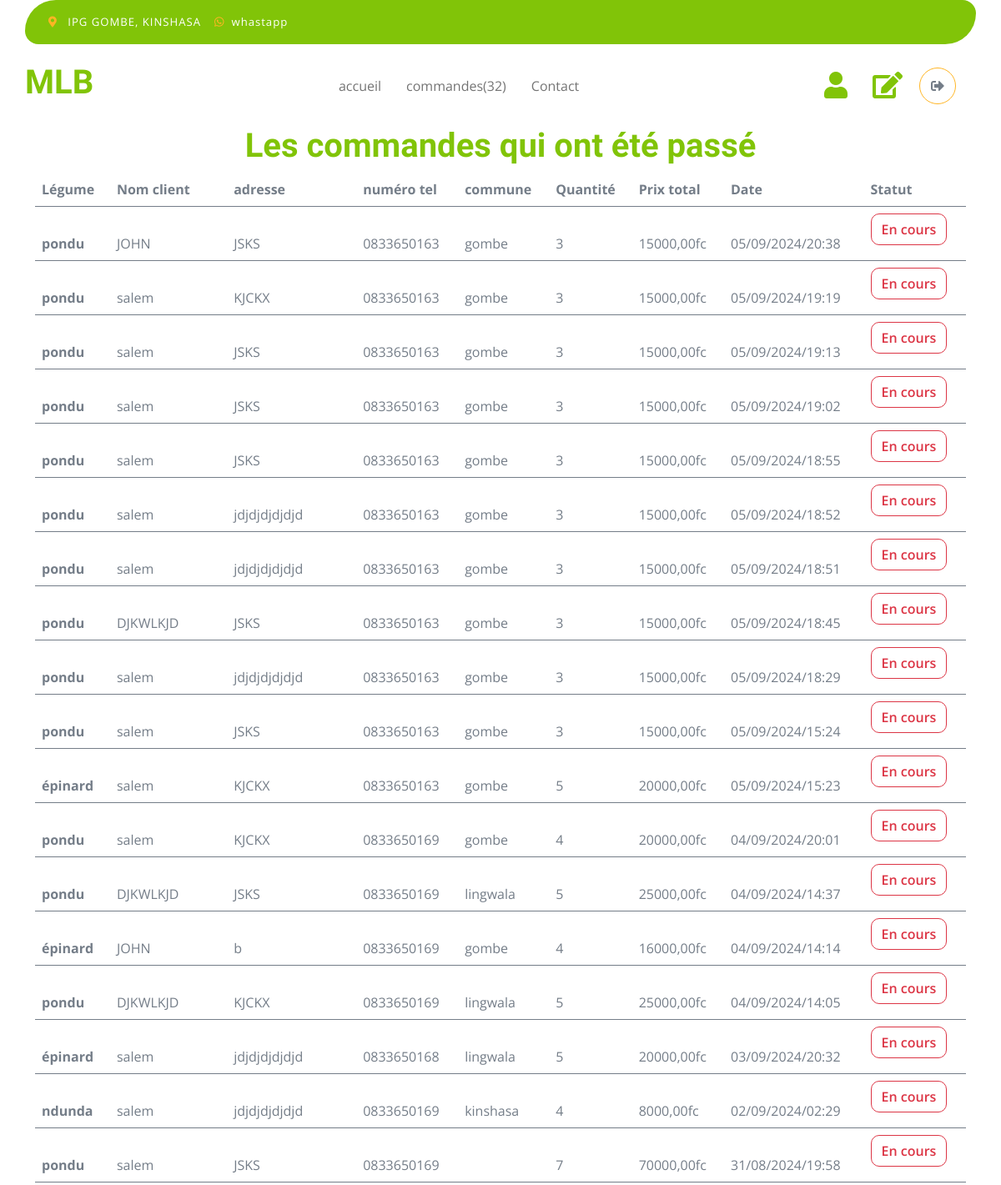
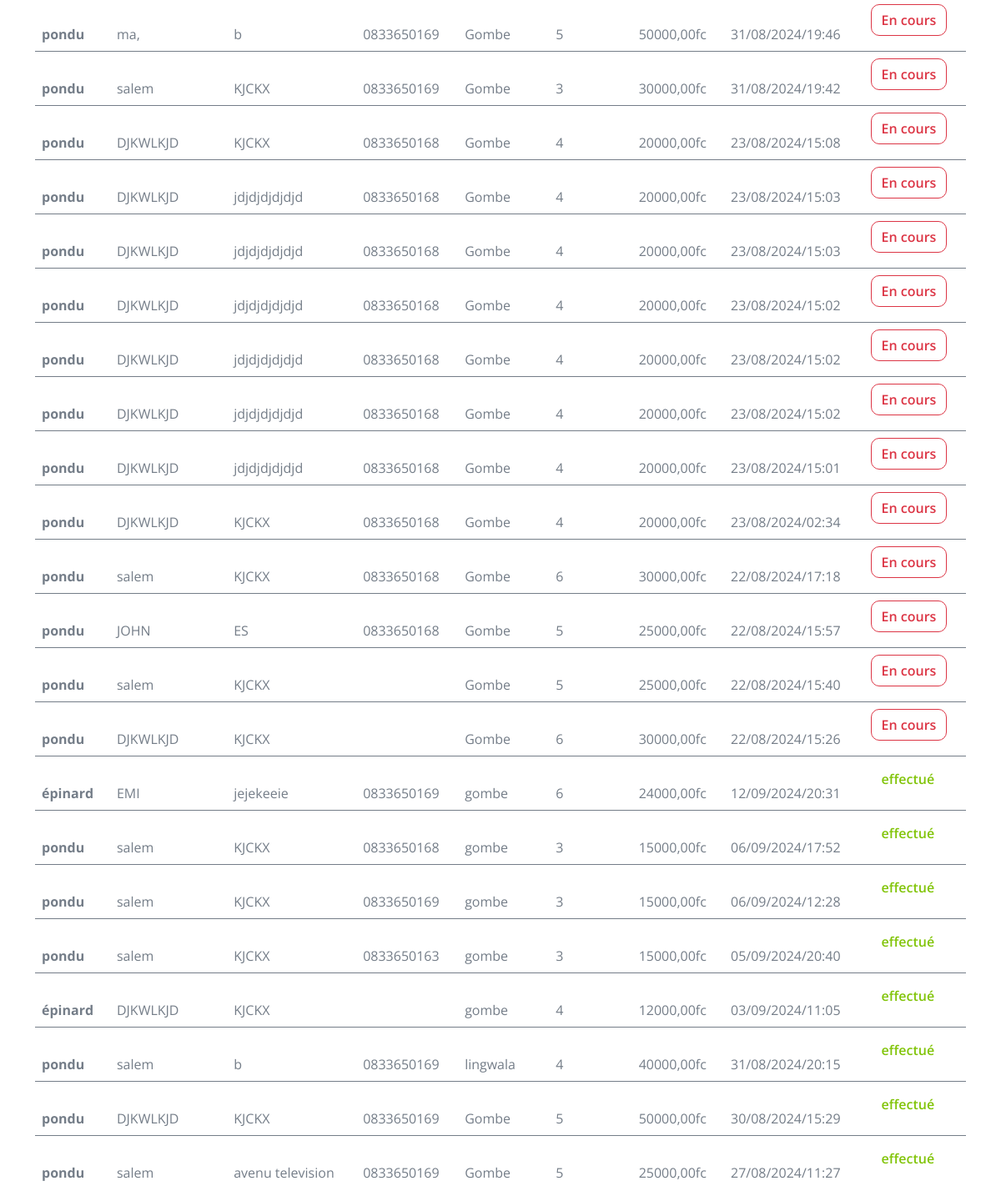
Page /accounts/seeallcommands/ (signed in, upper part) on the earlier database version (2 pictures, top to bottom).
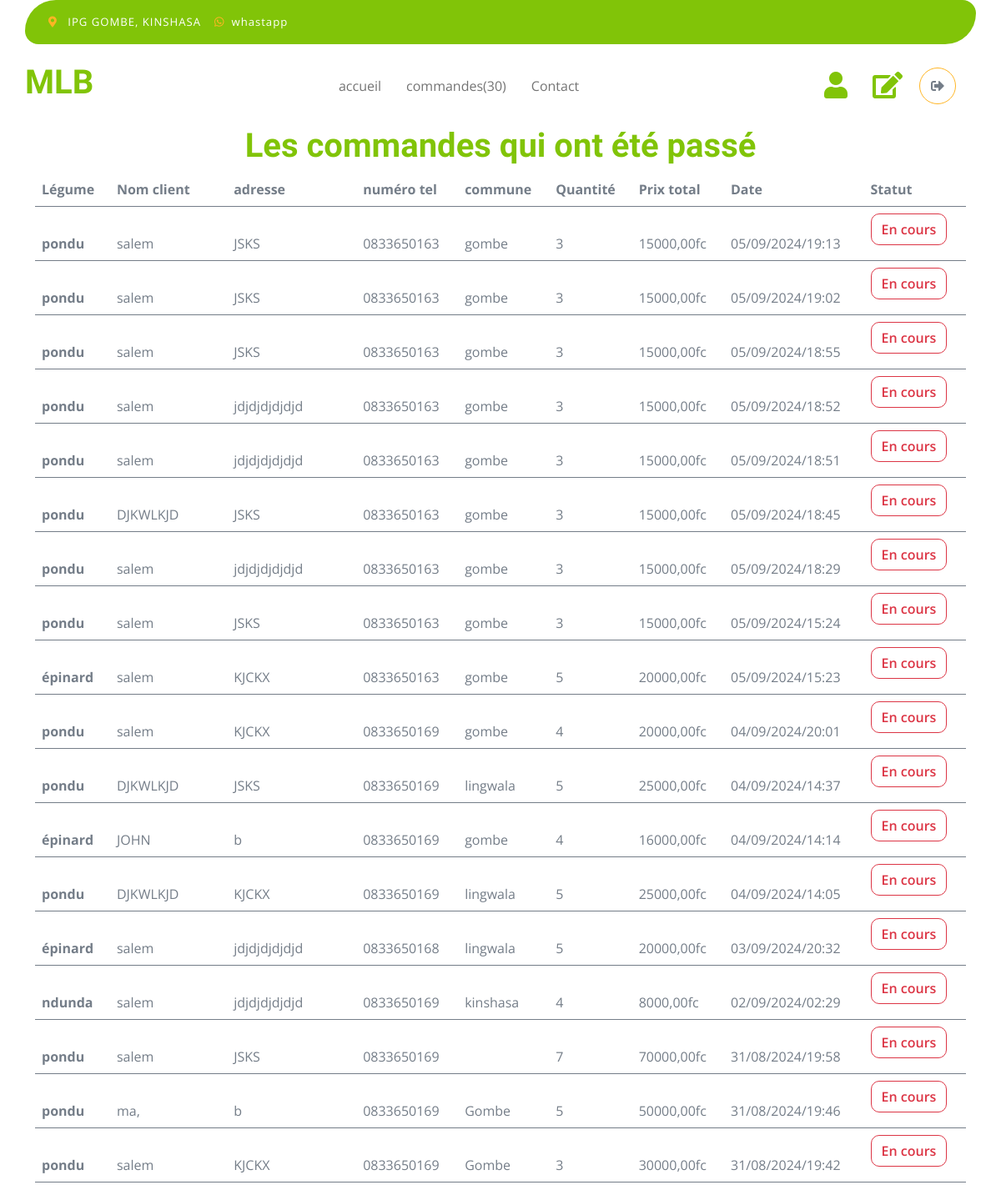
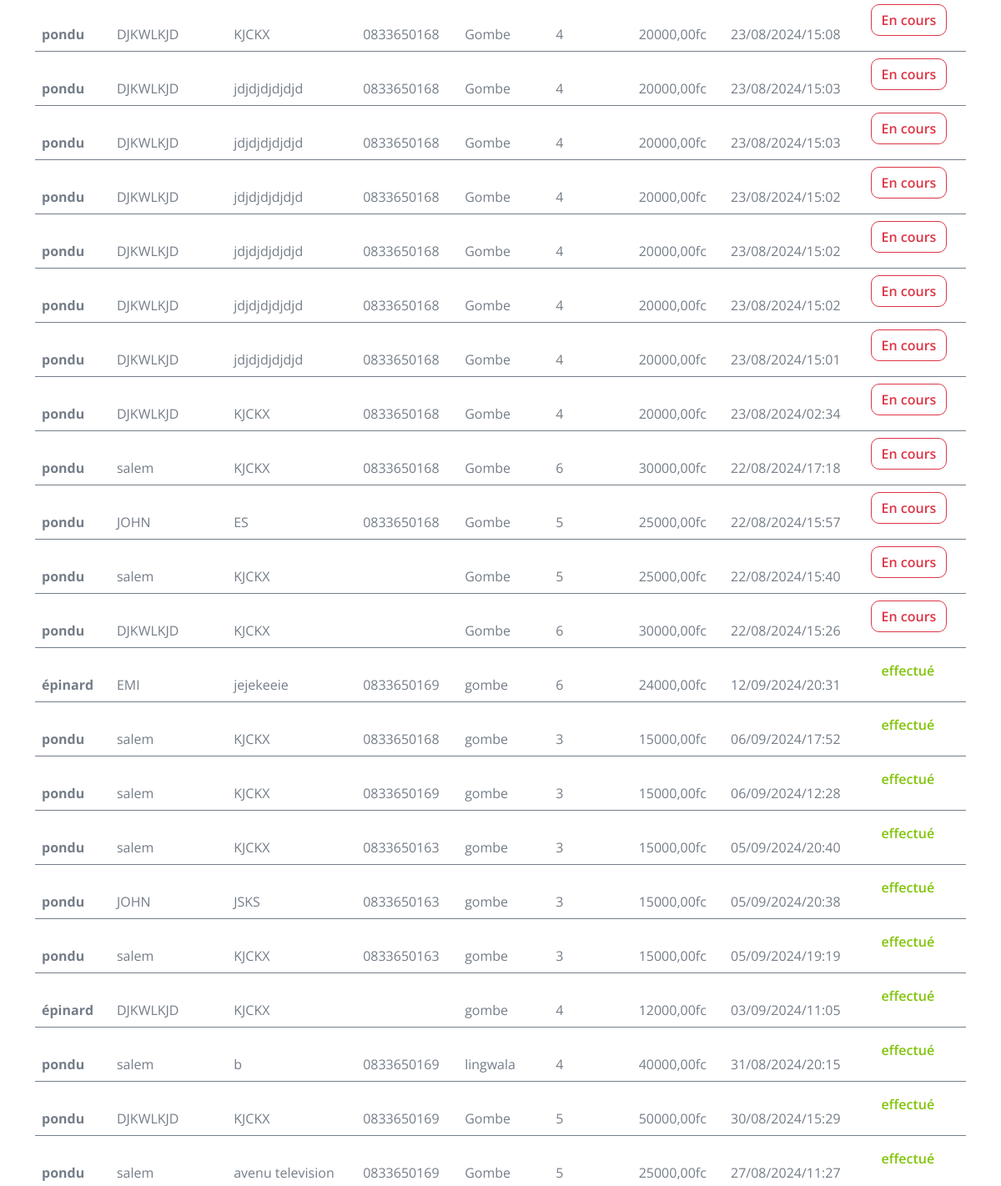
Same page on the later database version (2 pictures, top to bottom).
### vegetable_shop/models.py (models this page shows, shortened)
class Command(models.Model):
    user = models.ForeignKey(User, on_delete=models.CASCADE, default=1)
    vegetable = models.ForeignKey('Vegetable', on_delete=models.CASCADE)
    quantity = models.IntegerField()
    amount = models.DecimalField(max_digits=10, decimal_places=2, default=0)
    name_client = models.CharField(max_length=100)
    commune_client = models.CharField(max_length=200)
    address_client = models.CharField(max_length=200)
    date_command = models.DateTimeField(default=datetime.now)
    statut = models.CharField(max_length=50, default='En cours')

class Vegetable(models.Model):
       name = models.CharField(max_length=100)
       description = models.TextField()
       picture = models.ImageField(upload_to='pictures', blank=True)
       price = models.DecimalField(max_digits=10, decimal_places=2)
       stock = models.IntegerField()
       date_add = models.DateTimeField(auto_now_add=True)
       def __str__(self):
           return self.name

### accounts/models.py (models this page shows, shortened)
class Profile(models.Model):
    user = models.OneToOneField(User, on_delete=models.CASCADE)
    phone_number = models.CharField(max_length=15, blank=True)
    commune =  models.CharField(max_length=100, blank=True)

### accounts/views.py (the view)
# urls.py: path('seeallcommands/', views.seeallcommands, name='seeallcommands'),
@permission_required('vegetable_shop.change_command')
def seeallcommands(request):
    ongoing_commands = Command.objects.filter(statut='En cours').order_by('-date_command')
    other_commands = Command.objects.exclude(statut='En cours').order_by('-date_command')
    all_commands = list(ongoing_commands) + list(other_commands)
    total_commands = Command.objects.filter(statut= 'En cours').count()
    return render(request, 'accounts/seeallcommands.html', {'commands': all_commands, 'total_commands': total_commands})

### accounts/templates/accounts/seeallcommands.html (shortened to what the changed rows need)
{% load static %}
<!DOCTYPE html>
<html lang="en">
    <head>
        <link rel="stylesheet" href="https://use.fontawesome.com/releases/v5.15.4/css/all.css"/>
        <link href="https://cdn.jsdelivr.net/npm/bootstrap-icons@1.4.1/font/bootstrap-icons.css" rel="stylesheet">
        <link href="https://cdnjs.cloudflare.com/ajax/libs/animate.css/4.1.1/animate.min.css" rel="stylesheet">
        <link href="https://unpkg.com/aos@2.3.1/dist/aos.css" rel="stylesheet">
        <link href="{% static 'css/bootstrap.min.css' %}" rel="stylesheet">
        <link href="{% static 'css/style.css' %}" rel="stylesheet">
        <link rel="stylesheet" href="https://cdn.jsdelivr.net/npm/sweetalert2@11.0.19/dist/sweetalert2.min.css">
    </head>
    <body>
        <div class="container-fluid fixed-top">
            <div class="container px-0">
                <nav class="navbar navbar-light bg-white navbar-expand-xl">
 <a href="/" class="navbar-brand"><h2 class="text-primary display-6 animate__animated animate__fadeInLeft">MLB</h2></a>
                    <div class="collapse navbar-collapse bg-white" id="navbarCollapse">
                        <div class="navbar-nav mx-auto">
                            <a href="{% url 'vegetable_shop:index' %}" class="nav-item nav-link animate__animated animate__fadeInDown">accueil</a>
                            {% if user.is_staff %}
                            <a href="{% url 'accounts:seeallcommands' %}" class="nav-item nav-link animate__animated animate__fadeInDown" style="animation-delay: 0.1s;">commandes({{total_commands}})</a>
                            {% else %}
                            <a href="{% url 'vegetable_shop:commands' %}" class="nav-item nav-link animate__animated animate__fadeInDown" style="animation-delay: 0.1s;">commandes</a>
                            {% endif %}
                            <a href="{% url 'vegetable_shop:contact' %}" class="nav-item nav-link animate__animated animate__fadeInDown" style="animation-delay: 0.2s;">Contact</a>
                        </div>
                    </div>
                </nav>
            </div>
        </div>
        <div class="container py-5 mt-5" id="seecommands" style="position:relative; top: 55px;">
            {% block content %}
            <h1 class="text-primary text-center animate__animated animate__fadeInDown">Les commandes qui ont été passé</h1>
            <div class="table-responsive animate__animated animate__fadeIn" style="animation-delay: 0.5s;">
                <table class="table">
                    <thead>
                      <tr>
                        <th scope="col">Légume</th>
                        <th scope="col">Nom client</th>
                        <th scope="col">adresse</th>
                        <th scope="col">numéro tel</th>
                        <th scope="col">commune</th>
                        <th scope="col">Quantité</th>
                        <th scope="col">Prix total</th>
                        <th scope="col">Date</th>
                        <th scope="col">Statut</th>
                      </tr>
                    </thead>
                    {% for command in commands %}
                    <tbody>
                        <tr class="animate__animated animate__fadeInUp" >
                            <th scope="row">
                                <p class="mb-0 mt-4">{{command.vegetable}}</p>
                            </th>
                            <td>
                                <p class="mb-0 mt-4">{{ command.name_client }}</p>
                            </td>
                            <td>
                                <p class="mb-0 mt-4">{{command.address_client}}</p>
                            </td>
                            <td>
                                <p class="mb-0 mt-4">{{command.user.profile.phone_number}}</p>
                            </td>
                            <td>
                                <p class="mb-0 mt-4">{{command.commune_client}}</p>
                            </td>
                            <td>
                               <p class="mb-0 mt-4">{{command.quantity}}</p>
                            </td>
                            <td>
                                <p class="mb-0 mt-4"> {{command.amount}}fc </p>
                            </td>
                            <td>
                                <p class="mb-0 mt-4"> {{ command.date_command|date:"d/m/Y/H:i" }} </p>
                            </td>
                            {% if command.statut == 'effectué' %}
                            {% with color_statut='btn-link' %}
                                <td>
                                    <a href="{% url 'accounts:update_status' command.id %}" class="btn {{ color_statut }} statut animate__animated animate__pulse animate__infinite" data-id="{{ command.id }}"> {{ command.statut }} </a>
                                </td>
                            {% endwith %}
                        {% else %}
                            {% with color_statut='btn-outline-danger' %}
                                <td>
                                    <button onclick="confirmStatusUpdate({{ command.id }}, '{{ command.statut }}')" class="btn {{ color_statut }} statut animate__animated animate__pulse animate__infinite" data-id="{{ command.id }}"> {{ command.statut }} </button>
                                </td>
                            {% endwith %}
                        {% endif %}
                        </tr>
                    </tbody>
                    {% empty %}
                    <h3 class="text-center animate__animated animate__fadeIn" style="animation-delay: 0.5s;">Aucune commande n'a encore été passée</h3>
                    {% endfor %}
                </table>
            </div>
            {% endblock %}
        </div>
</body>
</html>

Differences in the rows shown:
changed Command (number 35 of 40 on the later page): statut "En cours" → "effectué"; moves down the list
changed Command (number 36 of 40 on the later page): statut "En cours" → "effectué"; moves down the list
Other differences:
{{ total_commands }}: "32" → "30"
